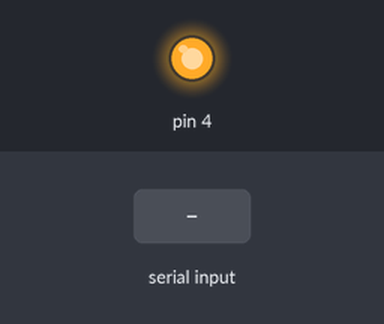
A sketch run on a simulated Arduino Uno, built with avr-gcc and run on an emulated ATmega328P. Shown: output pins drawn as LEDs (lit = HIGH). The inputs (shaded band) are chosen by the test bench. What the sketch prints to the serial monitor is not drawn.

Above: at 1.2 s.
1.3 s: "1" received over the second serial link
Timing chart, 0 to 4.3 s (numbered marks = the images above; inputs shaded):
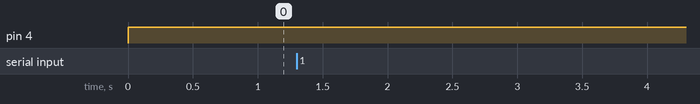

Measured:
- after the input at 1.3 s, every drawn part: stays the same

The sketch:

SLAVE_BLUETOOTH.INO
```cpp
#include <SoftwareSerial.h>
#define tx 3
#define rx 2
SoftwareSerial bt(rx, tx); //RX, TX
void setup()
{
  Serial.begin(9600);
  bt.begin(9600);
  pinMode(tx, OUTPUT);
  pinMode(rx, INPUT);
  pinMode(4, OUTPUT);
}
void loop()
{
  digitalWrite(4,HIGH);
  if(bt.available()>0)
  {
    Serial.println(bt.read());
  }
}
```
